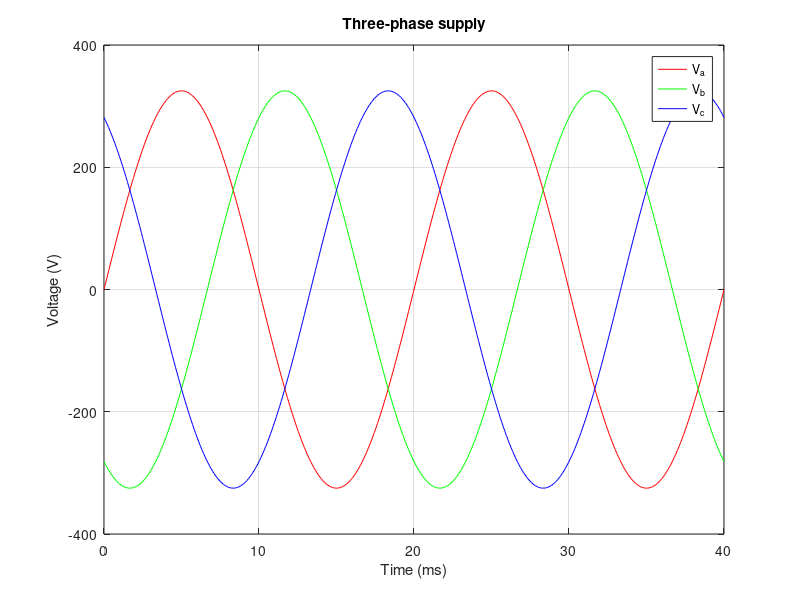

Recreate this plot in MATLAB.
% Day 034 · Plotting Multiple Graphs: plot with Several Pairs, hold, and line — hold on / hold off
% Run: open this file in MATLAB and press Run (or type example_2 in the Command Window)

t = linspace(0, 0.04, 400);
va = 325*sin(2*pi*50*t);
vb = 325*sin(2*pi*50*t - 2*pi/3);
vc = 325*sin(2*pi*50*t + 2*pi/3);
plot(t*1000, va, 'r')
hold on
plot(t*1000, vb, 'g')
plot(t*1000, vc, 'b')
hold off
xlabel('Time (ms)'); ylabel('Voltage (V)')
legend('V_a', 'V_b', 'V_c')
title('Three-phase supply')
grid on
